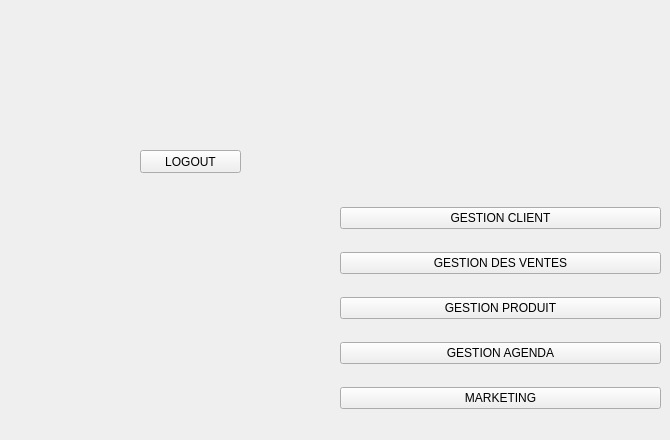
    <widget class="QWidget" name="page">
     <widget class="QWidget" name="layoutWidget">
      <property name="geometry">
       <rect>
        <x>340</x>
        <y>190</y>
        <width>321</width>
        <height>241</height>
       </rect>
      </property>
      <layout class="QVBoxLayout" name="verticalLayout_2">
       <item>
        <widget class="QPushButton" name="pushButton">
         <property name="text">
          <string>GESTION CLIENT</string>
         </property>
        </widget>
       </item>
       <item>
        <widget class="QPushButton" name="pushButton_2">
         <property name="text">
          <string>GESTION DES VENTES</string>
         </property>
        </widget>
       </item>
       <item>
        <widget class="QPushButton" name="pushButton_3">
         <property name="text">
          <string>GESTION PRODUIT</string>
         </property>
        </widget>
       </item>
       <item>
        <widget class="QPushButton" name="pushButton_4">
         <property name="text">
          <string>GESTION AGENDA</string>
         </property>
        </widget>
       </item>
       <item>
        <widget class="QPushButton" name="pushButton_5">
         <property name="text">
          <string>MARKETING</string>
         </property>
        </widget>
       </item>
      </layout>
     </widget>
     <widget class="QPushButton" name="pushButton_98">
      <property name="geometry">
       <rect>
        <x>140</x>
        <y>150</y>
        <width>101</width>
        <height>23</height>
       </rect>
      </property>
      <property name="text">
       <string>LOGOUT</string>
      </property>
     </widget>
    </widget>
